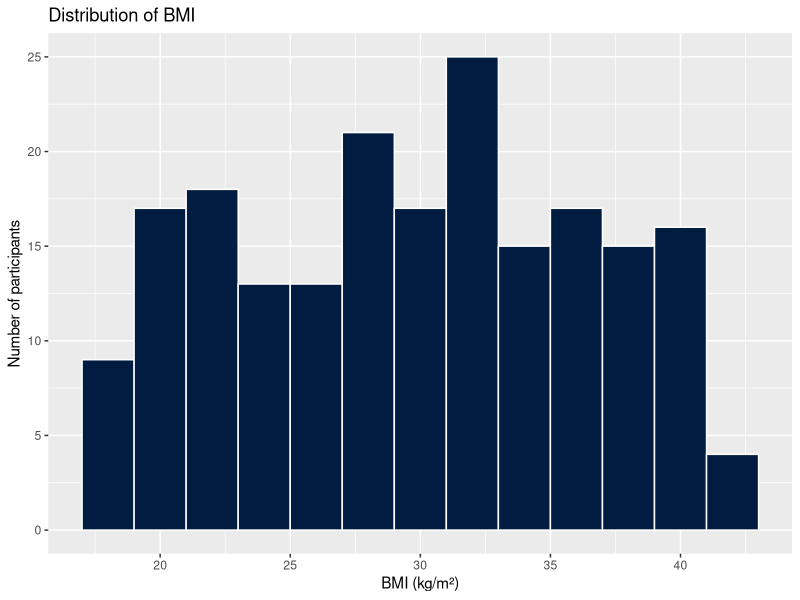
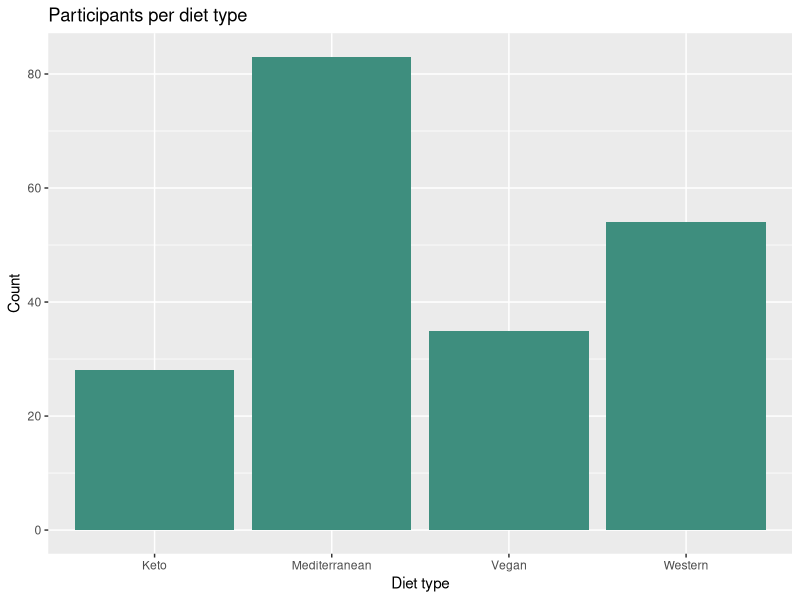
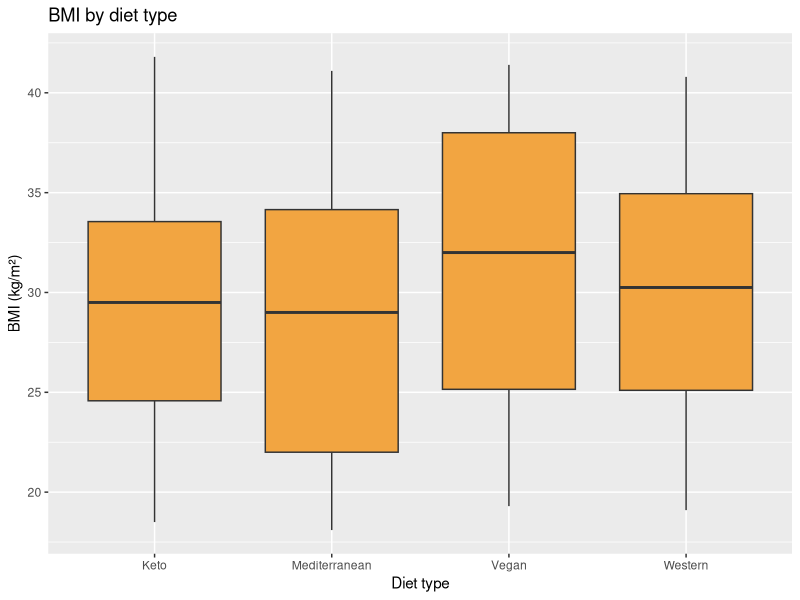
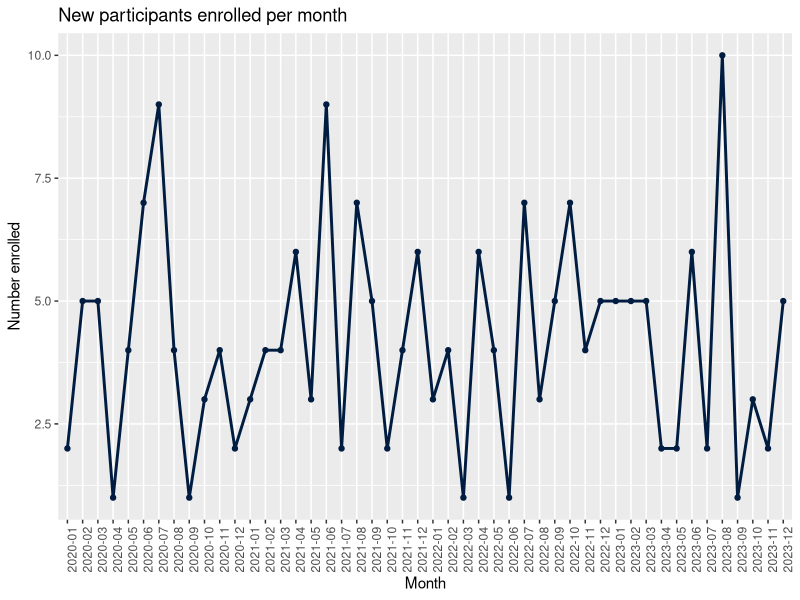
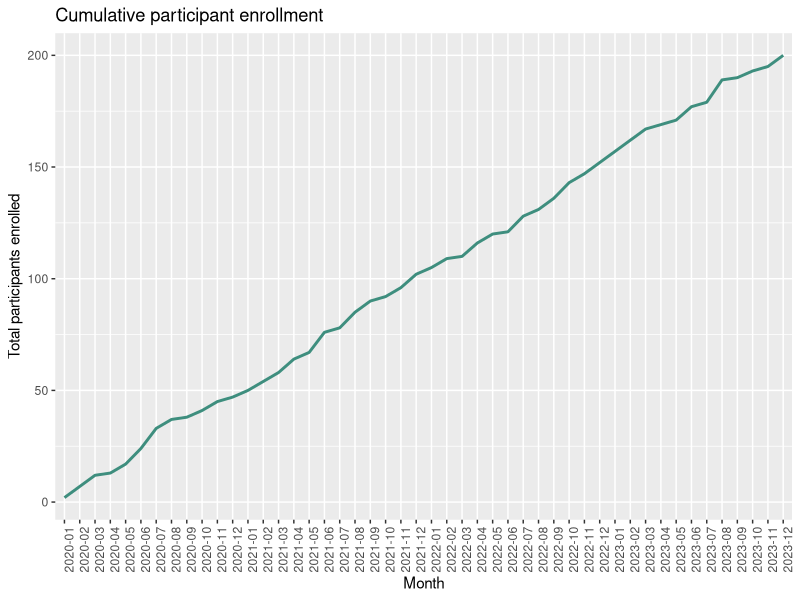
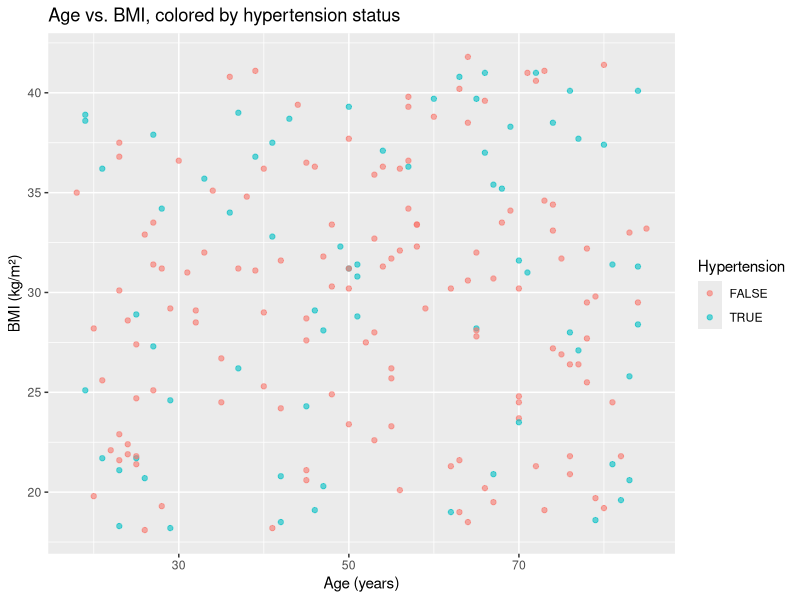

Generate these figures, in order, with R:
## ---- chunk 1
#| eval: TRUE
#| message: FALSE
library(tibble)
library(dplyr)
library(ggplot2)

set.seed(123)

nutriheart_data <- tibble(
  patient_id = 1:200,
  enrollment_date = sample(
    seq(as.Date("2020-01-01"), as.Date("2023-12-31"), by = "day"),
    size = 200, replace = TRUE
  ),
  gender = sample(c("Male", "Female"), size = 200, replace = TRUE),
  age = sample(18:85, size = 200, replace = TRUE),
  bmi = round(runif(200, min = 18.0, max = 42.0), 1),
  diet_type = factor(
    sample(c("Mediterranean", "Western", "Vegan", "Keto"),
           size = 200, replace = TRUE, prob = c(0.40, 0.30, 0.15, 0.15))
  ),
  physical_activity_level = factor(
    sample(c("Low", "Moderate", "High"), size = 200, replace = TRUE,
           prob = c(0.30, 0.45, 0.25)),
    levels = c("Low", "Moderate", "High"), ordered = TRUE
  ),
  daily_calories = round(rnorm(200, mean = 2200, sd = 450)),
  sugar_intake_g = round(rnorm(200, mean = 55, sd = 20), 1),
  hypertension = sample(c(TRUE, FALSE), size = 200, replace = TRUE, prob = c(0.35, 0.65)),
  smoker = sample(c(TRUE, FALSE), size = 200, replace = TRUE, prob = c(0.20, 0.80)),
  clinical_notes = sample(
    c("Patient reports fatigue.", "Adheres strictly to diet.",
      "Sedentary lifestyle.", "No recent complaints."),
    size = 200, replace = TRUE
  )
)
## ---- chunk 2
#| eval: TRUE
ggplot(nutriheart_data, aes(x = bmi)) +
  geom_histogram(binwidth = 2, fill = "#001D41", color = "white") +
  labs(title = "Distribution of BMI", x = "BMI (kg/m²)", y = "Number of participants")
## ---- chunk 3
#| eval: TRUE
ggplot(nutriheart_data, aes(x = diet_type)) +
  geom_bar(fill = "#3E8E7E") +
  labs(title = "Participants per diet type", x = "Diet type", y = "Count")
## ---- chunk 4
#| eval: TRUE
ggplot(nutriheart_data, aes(x = diet_type, y = bmi)) +
  geom_boxplot(fill = "#F2A541") +
  labs(title = "BMI by diet type", x = "Diet type", y = "BMI (kg/m²)")
## ---- chunk 5
#| eval: TRUE
enrollment_by_month <- nutriheart_data |>
  mutate(enrollment_month = format(enrollment_date, "%Y-%m")) |>
  group_by(enrollment_month) |>
  summarise(n_enrolled = n()) |>
  arrange(enrollment_month) |>
  mutate(cumulative_enrolled = cumsum(n_enrolled))

head(enrollment_by_month)
## ---- chunk 6
#| eval: TRUE
ggplot(enrollment_by_month, aes(x = enrollment_month, y = n_enrolled, group = 1)) +
  geom_line(color = "#001D41", linewidth = 1) +
  geom_point(color = "#001D41") +
  labs(title = "New participants enrolled per month",
       x = "Month", y = "Number enrolled") +
  theme(axis.text.x = element_text(angle = 90))
## ---- chunk 7
#| eval: TRUE
ggplot(enrollment_by_month, aes(x = enrollment_month, y = cumulative_enrolled, group = 1)) +
  geom_line(color = "#3E8E7E", linewidth = 1) +
  labs(title = "Cumulative participant enrollment",
       x = "Month", y = "Total participants enrolled") +
  theme(axis.text.x = element_text(angle = 90))
## ---- chunk 8
#| eval: TRUE
ggplot(nutriheart_data, aes(x = age, y = bmi, color = hypertension)) +
  geom_point(alpha = 0.6) +
  labs(title = "Age vs. BMI, colored by hypertension status",
       x = "Age (years)", y = "BMI (kg/m²)", color = "Hypertension")
